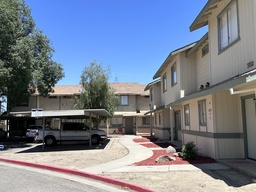
#> input picture images/730_750_Outside2.jpg, 256 x 192 px, shrunk from 4032 x 3024 before the run
$ python create_expert_sign_v2.py
#> lines starting #> are read from the running program, lines starting #| are printed output that depends on the picture
from PIL import Image, ImageDraw, ImageFont, ImageOps
import os

def create_expert_sign_v2(output_path, banner_width_ft, banner_height_ft, dpi):
    """
    Designs and generates a professional, high-impact 'For Rent' sign from scratch.
    This design prioritizes clarity, readability, and modern aesthetics.
    """
#> called with output_path = 'images/for_rent_sign_expert_v2_8x4.jpg', banner_width_ft = 8, banner_height_ft = 4, dpi = 150
    print("--- Expert Sign Designer v2.0 (From Scratch) ---")

    # --- 1. Professional Configuration ---
    target_width_px = int(banner_width_ft * 12 * dpi)
    target_height_px = int(banner_height_ft * 12 * dpi)

    # High-Contrast & Professional Color Palette
    brand_green_dark = "#2c5f2d"
    brand_white = "#FFFFFF"
    brand_accent_gold = "#ffc857"
    text_dark = "#1a1a1a"

    # Photo Path
    photo_path = os.path.join("images", "730_750_Outside2.jpg")

    # --- 2. Create the High-Resolution Canvas ---
    print("Creating high-resolution canvas.")
    img = Image.new("RGB", (target_width_px, target_height_px), brand_white)
#> img: PIL image 14400x7200 RGB; every value is 255
    draw = ImageDraw.Draw(img, "RGBA")

    # --- 3. Two-Panel Layout: Image and Color Block ---
    # The left 2/3 will be the image, the right 1/3 will be the info block.
    info_panel_start_x = int(target_width_px * 0.6)

    # Panel 1: The Property Image
    try:
        property_photo = Image.open(photo_path)
#> property_photo is the input picture: PIL image 256x192 RGB; mean R, G, B 120.1, 128.4, 144.2
        # Crop the photo to fit the panel dimensions perfectly
        photo_panel_width = info_panel_start_x
        photo_panel_height = target_height_px
        photo_cropped = ImageOps.fit(property_photo, (photo_panel_width, photo_panel_height), method=Image.LANCZOS)
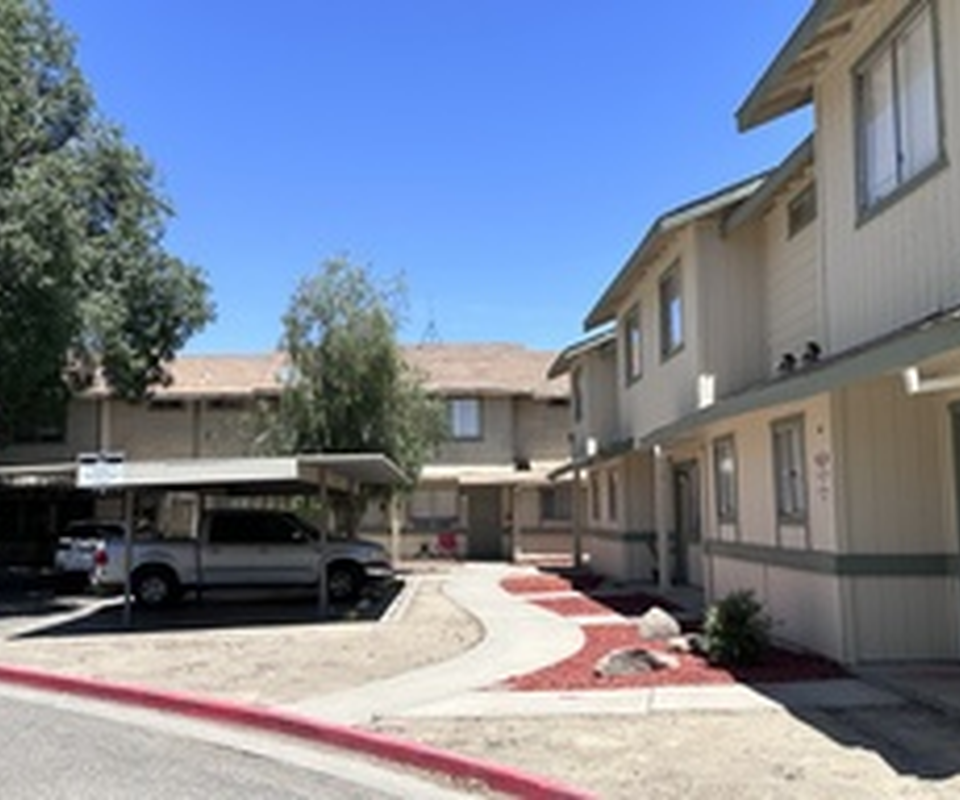
#> photo_cropped: PIL image 8640x7200 RGB (shown at 1/9 size); mean R, G, B 122.1, 131.2, 149.3
        img.paste(photo_cropped, (0, 0))
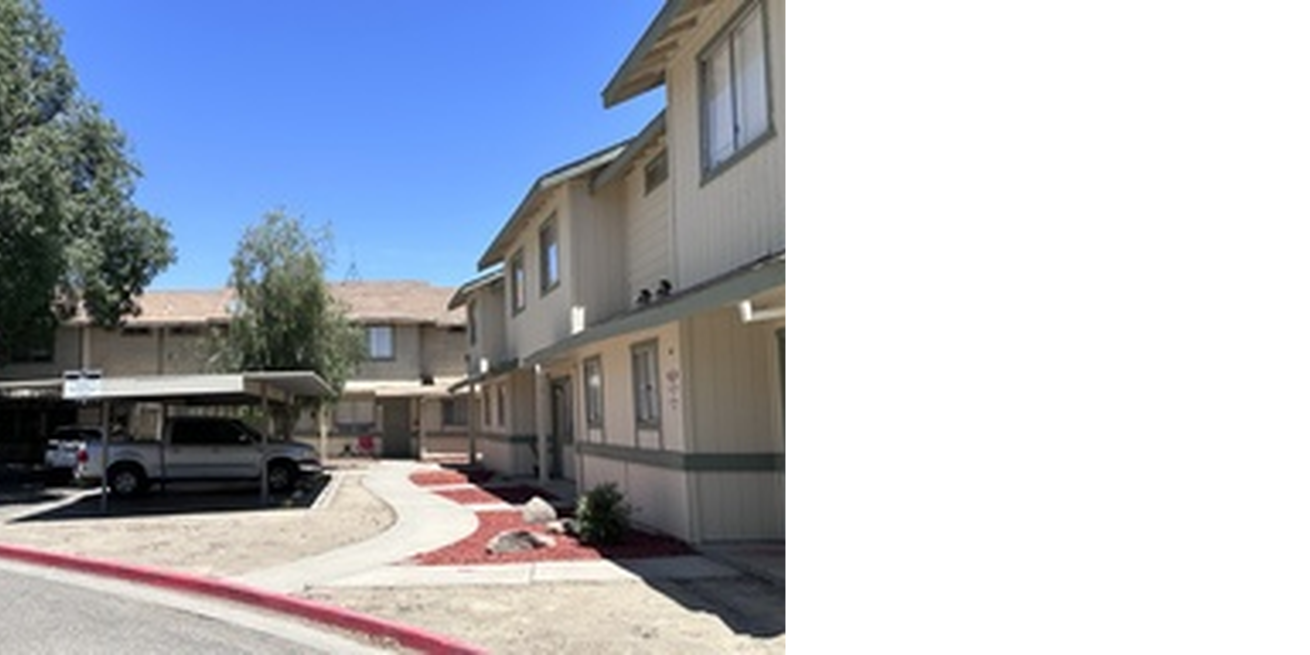
#> img: PIL image 14400x7200 RGB (shown at 1/11 size); mean R, G, B 175.3, 180.7, 191.6
        print("Placed high-quality, cropped property image.")
    except FileNotFoundError:
        print(f"Warning: Photo not found at {photo_path}. Using a placeholder.")
        draw.rectangle([(0, 0), (info_panel_start_x, target_height_px)], fill="#e0e0e0")

    # Panel 2: The Information Color Block
    draw.rectangle([(info_panel_start_x, 0), (target_width_px, target_height_px)], fill=brand_green_dark)
    print("Created high-contrast information panel.")

    # --- 4. Expert Typography: Clean, Bold, Legible ---
    try:
        # A clean, bold, sans-serif font is best for distance readability.
        font_path = "arialbd.ttf"
        font_huge = ImageFont.truetype(font_path, int(target_height_px * 0.22))
        font_large = ImageFont.truetype(font_path, int(target_height_px * 0.14))
        font_medium = ImageFont.truetype(font_path, int(target_height_px * 0.06))
    except IOError:
        print("Using default fonts.")
        font_huge, font_large, font_medium = (ImageFont.load_default(),)*3

    # --- 5. Place Text with Clear Hierarchy ---
    info_panel_center_x = info_panel_start_x + (target_width_px - info_panel_start_x) / 2

    # "FOR RENT" - The Primary Message
    rent_bbox = draw.textbbox((0, 0), "FOR RENT", font=font_huge)
#> rent_bbox = (0, 295, 8021, 1493)
    rent_width = rent_bbox[2] - rent_bbox[0]
#> rent_width = 8021
    draw.text(
        (info_panel_center_x - rent_width / 2, int(target_height_px * 0.1)),
        "FOR RENT", font=font_huge, fill=brand_white
    )

    # Phone Number - The Primary Call to Action
    phone_bbox = draw.textbbox((0, 0), "(559) 935-2985", font=font_large)
#> phone_bbox = (0, 171, 7884, 1069)
    phone_width = phone_bbox[2] - phone_bbox[0]
#> phone_width = 7884
    draw.text(
        (info_panel_center_x - phone_width / 2, int(target_height_px * 0.75)),
        "(559) 935-2985", font=font_large, fill=brand_white
    )
    print("Placed primary text elements with maximum legibility.")

    # --- 6. Add Branding and Secondary Information ---

    # Property Name (on the photo for context)
    brand_text = "PepperTree Townhomes"
    brand_bbox = draw.textbbox((0,0), brand_text, font=font_medium)
#> brand_bbox = (0, 73, 5072, 491)
    brand_width = brand_bbox[2] - brand_bbox[0]
#> brand_width = 5072
    brand_pos = (int(target_width_px * 0.03), int(target_height_px * 0.03))
    # Add a semi-transparent background for the text on the image
    draw.rectangle(
        (brand_pos[0] - 20, brand_pos[1] - 20, brand_pos[0] + brand_width + 20, brand_pos[1] + brand_bbox[3] + 20),
        fill=(0,0,0,100)
    )
    draw.text(brand_pos, brand_text, font=font_medium, fill=brand_white)
    print("Placed branding text.")

    # "Move-In Special" - The Incentive
    special_text = "MOVE-IN SPECIAL!"
    special_bbox = draw.textbbox((0,0), special_text, font=font_medium)
#> special_bbox = (0, 80, 3964, 407)
    special_width = special_bbox[2] - special_bbox[0]
#> special_width = 3964

    # Create a gold banner element for the special
    banner_height = int(target_height_px * 0.12)
    draw.rectangle(
        [(info_panel_start_x, int(target_height_px * 0.45)), (target_width_px, int(target_height_px * 0.45) + banner_height)],
        fill=brand_accent_gold
    )
    draw.text(
        (info_panel_center_x - special_width / 2, int(target_height_px * 0.45) + (banner_height - special_bbox[3])/2),
        special_text, font=font_medium, fill=text_dark
    )
    print("Added incentive banner.")

    # --- 7. Save the Final Product ---
    try:
#> (the run stopped early here; a loop or call above may not have finished)
